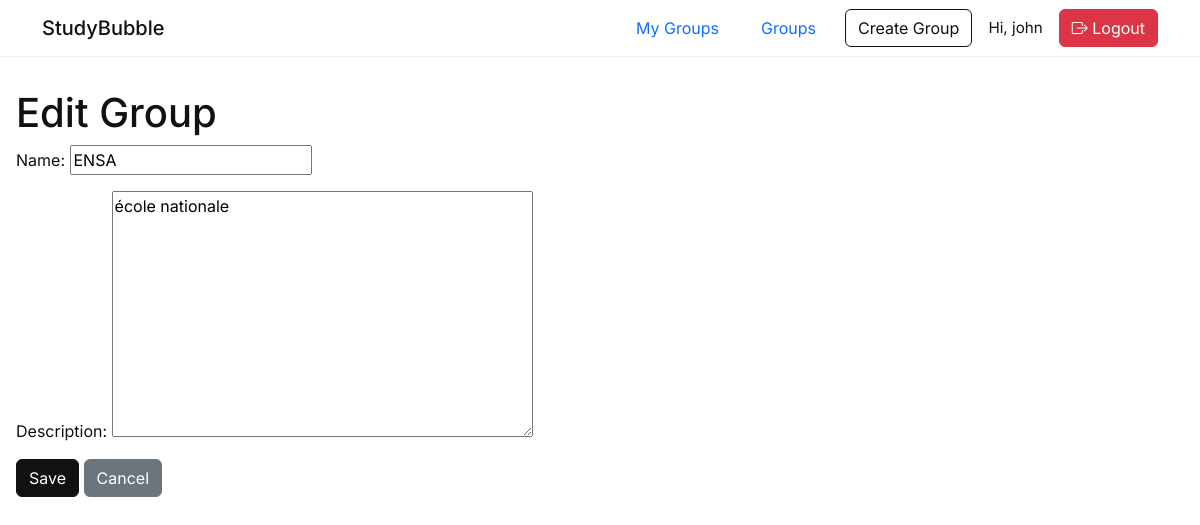
Screenshot of /groups/9/update/ (signed in) with the database file from the repository.
### users/models.py (models this page shows)
class User(AbstractUser):
    ROLE_CHOICES = [
        ('professor', 'Professor'),
        ('student', 'Student'),
    ]
    role = models.CharField(max_length=10, choices=ROLE_CHOICES, default='student')
    bio = models.TextField(blank=True)
    skills = models.CharField(max_length=200, blank=True)

### groups/models.py (models this page shows, shortened)
class Group(models.Model):
    name = models.CharField(max_length=100)
    description = models.TextField()
    created_by = models.ForeignKey('users.User', on_delete=models.CASCADE, related_name='created_groups')
    members = models.ManyToManyField('users.User', related_name='joined_groups', blank=True)
    created_at = models.DateTimeField(auto_now_add=True)

### groups/views.py (the view)
# urls.py: path('<int:pk>/update/', GroupUpdateView.as_view(), name='group-update'),
class GroupUpdateView(LoginRequiredMixin, UpdateView):
    model = Group
    fields = ['name', 'description']
    template_name = 'groups/group_update.html'
    success_url = reverse_lazy('group-list')

### templates/groups/group_update.html (shortened to what this page needs)
{% extends 'base.html' %}
{% block content %}
<h1>Edit Group</h1>
<form method="post">
  {{ form.as_p }}
  <button type="submit" class="btn btn-primary">Save</button>
  <a href="{% url 'group-list' %}" class="btn btn-secondary">Cancel</a>
</form>
{% endblock %}

### templates/base.html (shortened to what this page needs)
<!DOCTYPE html>
<html lang="en">
<head>
  <link href="https://cdn.jsdelivr.net/npm/bootstrap@5.3.0/dist/css/bootstrap.min.css" rel="stylesheet" />
  <link href="https://cdn.jsdelivr.net/npm/bootstrap-icons@1.10.5/font/bootstrap-icons.css" rel="stylesheet" />
</head>
<body>
  <nav class="navbar navbar-expand-lg py-2">
    <div class="container">
      <a class="navbar-brand" href="/">StudyBubble</a>
      <div class="d-flex align-items-center ms-auto">
        {% if user.is_authenticated %}
          <a href="{% url 'my-groups' %}" class="btn btn-link me-3 text-decoration-none">My Groups</a>
          <a href="{% url 'group-list' %}" class="btn btn-link me-3 text-decoration-none">Groups</a>
          {% if user.role == 'professor' %}
            <a href="{% url 'group-create' %}" class="btn btn-outline-primary me-3">Create Group</a>
          {% endif %}
          <span class="navbar-text me-3">Hi, {{ user.username }}</span>
          <form method="POST" action="{% url 'logout' %}" class="d-inline">
            <button type="submit" class="btn btn-danger">
              <i class="bi bi-box-arrow-right"></i> Logout
            </button>
          </form>
        {% else %}
          <a href="{% url 'login' %}" class="btn btn-sm btn-outline-primary me-2">Login</a>
          <a href="{% url 'signup' %}" class="btn btn-sm btn-primary">Sign Up</a>
        {% endif %}
      </div>
    </div>
  </nav>
  <main>
    {% block content %}{% endblock %}
  </main>
</body>
</html>

### templates/base.html (style rules this page uses)
body { font-family: 'Inter', sans-serif; background-color: #fff; color: #111; margin: 0; padding: 0; }
.navbar { background-color: #fff; border-bottom: 1px solid #eee; }
.navbar-brand { font-weight: 500; font-size: 1.25rem; color: #111; }
.navbar .nav-link, .navbar-text { color: #111; font-size: 0.95rem; }
.btn-outline-primary { border-color: #111; color: #111; }
.btn-primary { background-color: #111; border-color: #111; }
main { padding: 2rem 1rem; }

### rows the page displays
User: username "john"
Group: name "ENSA", description "école nationale"
